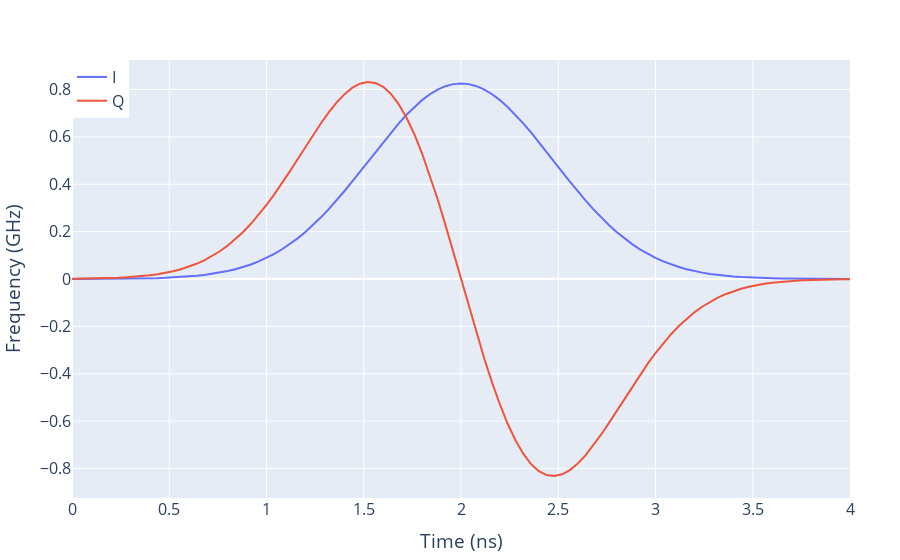

Write notebook code for a chart like this one.
### Code cell
ts = collect(t0:t1/100.0:t1)
f= plot([
    scatter(x=ts, y=I_wf.(ts), name="I")
    scatter(x=ts, y=Q_wf.(ts), name="Q")
    ],
    Layout(
        xaxis_title_text="Time (ns)",
        yaxis_title_text="Frequency (GHz)",
        legend=attr(x=0, y=1,),
        font=attr(
            size=16,
        )
    )
)
